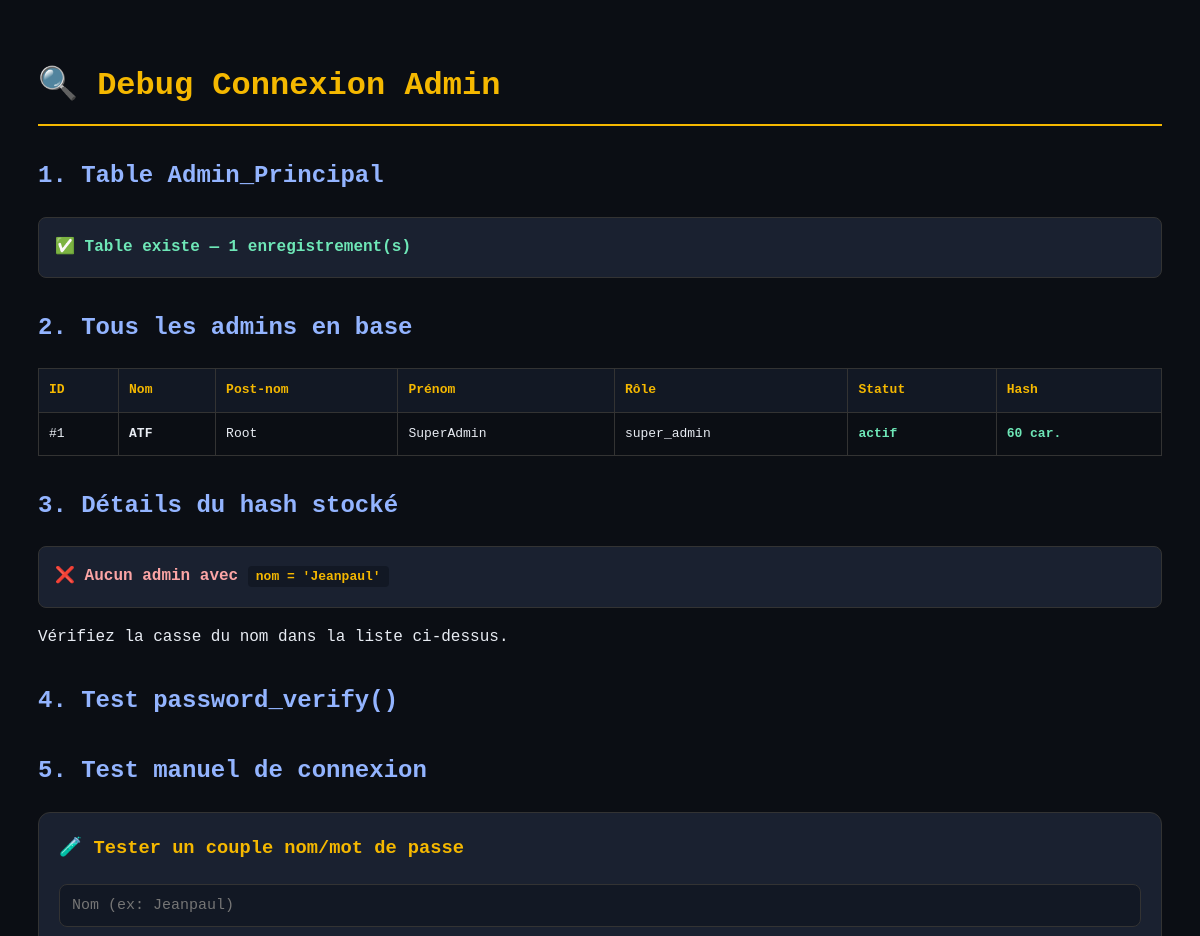
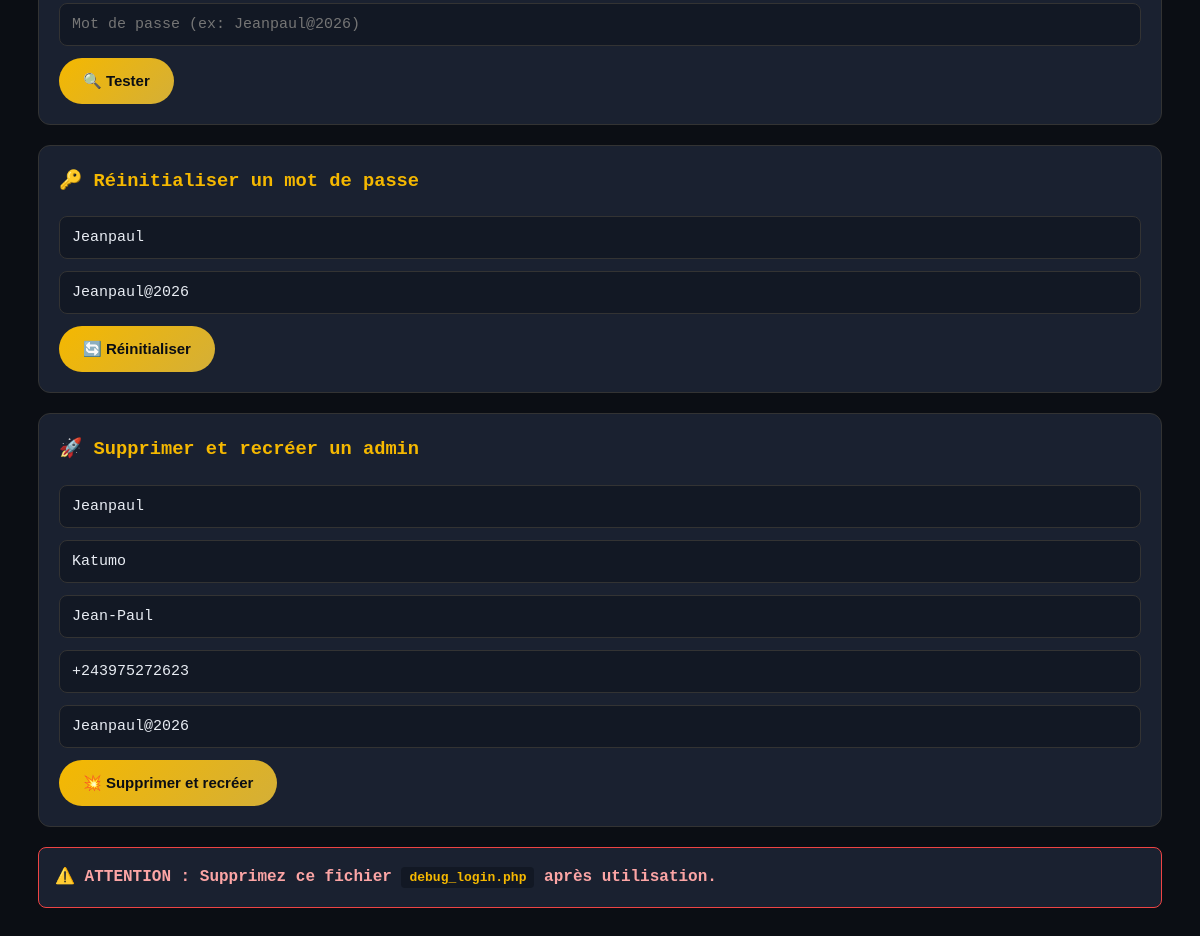
The app's page /debug_login.php with its own data (2 pictures, top to bottom).
### tables this page shows
CREATE TABLE Admin_Principal (
    id_admin        INT AUTO_INCREMENT PRIMARY KEY,
    nom             VARCHAR(60) NOT NULL,
    postnom         VARCHAR(60) NOT NULL,
    prenom          VARCHAR(60) NOT NULL,
    role            ENUM('super_admin','admin','superviseur') DEFAULT 'admin',
    statut          ENUM('actif','inactif','suspendu')        DEFAULT 'actif',
    numero_phone    VARCHAR(25) NOT NULL UNIQUE,
    mot_de_passe    VARCHAR(255) NOT NULL,
    last_login      DATETIME NULL,
    failed_attempts TINYINT UNSIGNED DEFAULT 0,
    locked_until    DATETIME NULL,
    created_at      TIMESTAMP DEFAULT CURRENT_TIMESTAMP,
    updated_at      TIMESTAMP DEFAULT CURRENT_TIMESTAMP ON UPDATE CURRENT_TIMESTAMP,
    INDEX idx_admin_nom (nom),
    INDEX idx_admin_statut (statut)
);

### debug_login.php (the view, shortened to what this page needs)
<?php
$pdo = Database::getConnection();
echo "<!DOCTYPE html>
<html lang='fr'>
<head>
<meta charset='UTF-8'>
<title>Debug Login — ATF</title>
<style>
body { font-family: 'Courier New', monospace; background: #0B0E14; color: #E8ECF3; padding: 30px; line-height: 1.7; }
h1 { color: #F5B800; border-bottom: 2px solid #F5B800; padding-bottom: 10px; }
h2 { color: #93B4FF; margin-top: 30px; }
.box { background: #1A2130; border: 1px solid #333; padding: 16px; border-radius: 8px; margin: 12px 0; }
.ok { color: #6EE7B7; font-weight: 700; }
.ko { color: #FCA5A5; font-weight: 700; }
.warn { color: #FCD34D; font-weight: 700; }
table { width: 100%; border-collapse: collapse; margin: 10px 0; }
th, td { padding: 10px; border: 1px solid #333; text-align: left; font-size: 13px; }
th { background: #121824; color: #F5B800; }
code { background: #121824; color: #F5B800; padding: 3px 8px; border-radius: 4px; font-size: 13px; }
pre { background: #0B0E14; padding: 12px; border-radius: 6px; overflow-x: auto; font-size: 12px; color: #6EE7B7; }
.test-form { background: #1A2130; padding: 20px; border-radius: 12px; border: 1px solid #333; margin: 20px 0; }
input { padding: 12px; border-radius: 8px; border: 1px solid #333; background: #121824; color: #E8ECF3; font-size: 15px; width: 100%; box-sizing: border-box; margin-bottom: 12px; font-family: monospace; }
button { padding: 14px 24px; border-radius: 999px; background: linear-gradient(135deg, #F5B800, #D4AF37); color: #0B0E14; border: none; font-weight: 800; font-size: 15px; cursor: pointer; }
</style>
</head>
<body>
<h1>🔍 Debug Connexion Admin</h1>";
echo "<h2>1. Table Admin_Principal</h2>";
try {
    $count = $pdo->query("SELECT COUNT(*) FROM Admin_Principal")->fetchColumn();
    echo "<div class='box ok'>✅ Table existe — $count enregistrement(s)</div>";
} catch (Throwable $e) {
    echo "<div class='box ko'>❌ Erreur : " . htmlspecialchars($e->getMessage()) . "</div>";
    exit;
}
echo "<h2>2. Tous les admins en base</h2>";
$admins = $pdo->query("
    SELECT id_admin, nom, postnom, prenom, role, statut, numero_phone,
           mot_de_passe, LENGTH(mot_de_passe) AS hash_len,
           failed_attempts, locked_until, last_login
    FROM Admin_Principal
    ORDER BY id_admin
")->fetchAll(PDO::FETCH_ASSOC);
if (empty($admins)) {
    echo "<div class='box ko'>❌ AUCUN admin en base ! Créez-en un.</div>";
} else {
    echo "<table>";
    echo "<tr><th>ID</th><th>Nom</th><th>Post-nom</th><th>Prénom</th><th>Rôle</th><th>Statut</th><th>Hash</th></tr>";
    foreach ($admins as $a) {
        $hash_status = $a['hash_len'] >= 55 && $a['hash_len'] <= 65 ? 'ok' : 'ko';
        $statut_status = $a['statut'] === 'actif' ? 'ok' : 'ko';
        echo "<tr>";
        echo "<td>#{$a['id_admin']}</td>";
        echo "<td><strong>" . htmlspecialchars($a['nom']) . "</strong></td>";
        echo "<td>" . htmlspecialchars($a['postnom']) . "</td>";
        echo "<td>" . htmlspecialchars($a['prenom']) . "</td>";
        echo "<td>{$a['role']}</td>";
        echo "<td class='$statut_status'>" . htmlspecialchars($a['statut']) . "</td>";
        echo "<td class='$hash_status'>{$a['hash_len']} car.</td>";
        echo "</tr>";
    }
    echo "</table>";
}
echo "<h2>3. Détails du hash stocké</h2>";
$stmt = $pdo->prepare("SELECT * FROM Admin_Principal WHERE nom = 'Jeanpaul' LIMIT 1");
$stmt->execute();
$admin = $stmt->fetch(PDO::FETCH_ASSOC);
if (!$admin) {
    echo "<div class='box ko'>❌ Aucun admin avec <code>nom = 'Jeanpaul'</code></div>";
    echo "<p>Vérifiez la casse du nom dans la liste ci-dessus.</p>";
}
echo "<h2>4. Test password_verify()</h2>";
echo "<h2>5. Test manuel de connexion</h2>";
$test_nom = $_POST['test_nom'] ?? '';
$test_pwd = $_POST['test_pwd'] ?? '';
echo "<form method='POST' class='test-form'>
    <h3 style='color:#F5B800;margin-top:0'>🧪 Tester un couple nom/mot de passe</h3>
    <input type='text' name='test_nom' placeholder='Nom (ex: Jeanpaul)' value='" . htmlspecialchars($test_nom) . "' required>
    <input type='text' name='test_pwd' placeholder='Mot de passe (ex: Jeanpaul@2026)' value='" . htmlspecialchars($test_pwd) . "' required>
    <button type='submit'>🔍 Tester</button>
</form>";
echo "<form method='POST' class='test-form'>
    <h3 style='color:#F5B800;margin-top:0'>🔑 Réinitialiser un mot de passe</h3>
    <input type='text' name='target_nom' placeholder='Nom de l admin (ex: Jeanpaul)' value='Jeanpaul' required>
    <input type='text' name='new_pwd' placeholder='Nouveau mot de passe' value='Jeanpaul@2026' required>
    <button type='submit' name='reset_pwd' value='1'>🔄 Réinitialiser</button>
</form>";
echo "<form method='POST' class='test-form'>
    <h3 style='color:#F5B800;margin-top:0'>🚀 Supprimer et recréer un admin</h3>
    <input type='text' name='r_nom' placeholder='Nom' value='Jeanpaul' required>
    <input type='text' name='r_postnom' placeholder='Post-nom' value='Katumo'>
    <input type='text' name='r_prenom' placeholder='Prénom' value='Jean-Paul'>
    <input type='text' name='r_phone' placeholder='Téléphone' value='+243975272623'>
    <input type='text' name='r_pwd' placeholder='Mot de passe' value='Jeanpaul@2026' required>
    <button type='submit' name='recreate' value='1'>💥 Supprimer et recréer</button>
</form>";
echo "<div class='box ko' style='border-color:#EF4444'>
    <strong>⚠️ ATTENTION :</strong> Supprimez ce fichier <code>debug_login.php</code> après utilisation.
</div>";
echo "</body></html>";

### debug_login.php (style rules this page uses)
body { font-family: 'Courier New', monospace; background: #0B0E14; color: #E8ECF3; padding: 30px; line-height: 1.7; }
h1 { color: #F5B800; border-bottom: 2px solid #F5B800; padding-bottom: 10px; }
h2 { color: #93B4FF; margin-top: 30px; }
.box { background: #1A2130; border: 1px solid #333; padding: 16px; border-radius: 8px; margin: 12px 0; }
.ok { color: #6EE7B7; font-weight: 700; }
.ko { color: #FCA5A5; font-weight: 700; }
table { width: 100%; border-collapse: collapse; margin: 10px 0; }
th, td { padding: 10px; border: 1px solid #333; text-align: left; font-size: 13px; }
th { background: #121824; color: #F5B800; }
code { background: #121824; color: #F5B800; padding: 3px 8px; border-radius: 4px; font-size: 13px; }
.test-form { background: #1A2130; padding: 20px; border-radius: 12px; border: 1px solid #333; margin: 20px 0; }
input { padding: 12px; border-radius: 8px; border: 1px solid #333; background: #121824; color: #E8ECF3; font-size: 15px; width: 100%; box-sizing: border-box; margin-bottom: 12px; font-family: monospace; }
button { padding: 14px 24px; border-radius: 999px; background: linear-gradient(135deg, #F5B800, #D4AF37); color: #0B0E14; border: none; font-weight: 800; font-size: 15px; cursor: pointer; }

### records on screen
admin_principal: id_admin "1", nom "ATF", postnom "Root", prenom "SuperAdmin", role "super_admin", statut "actif", hash_len "60"

### other values on screen
$count "1"
